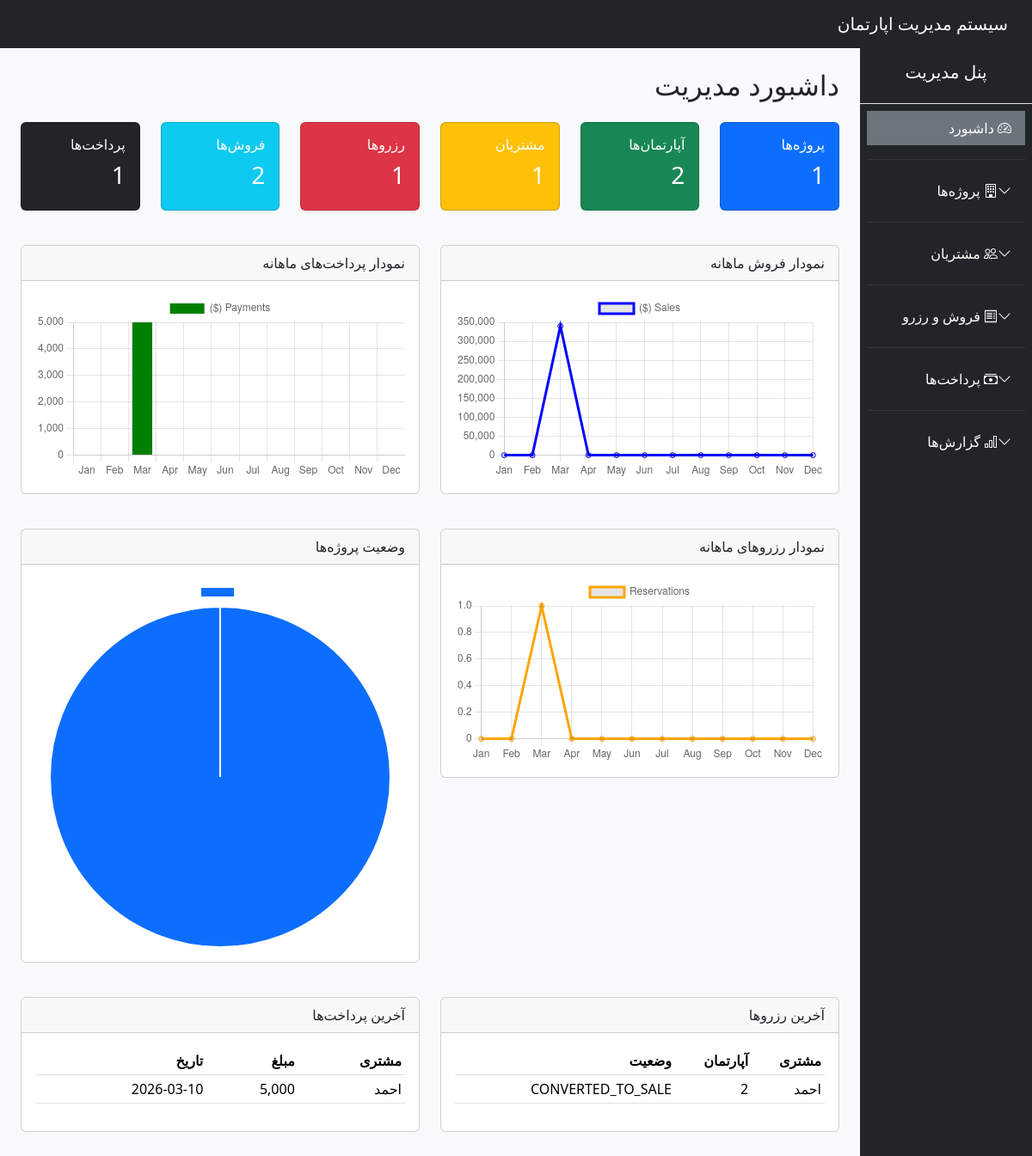
The page /public/?route=dashboard (signed in) on the database its author committed.
### tables this page shows
CREATE TABLE `reservations` (
  `id` int(11) NOT NULL,
  `apartment_id` int(11) NOT NULL,
  `customer_id` int(11) NOT NULL,
  `reserved_at` datetime NOT NULL DEFAULT current_timestamp(),
  `status` enum('ACTIVE','CANCELLED','CONVERTED_TO_SALE') DEFAULT 'ACTIVE',
  `created_at` datetime NOT NULL DEFAULT current_timestamp()
);

CREATE TABLE `customers` (
  `id` int(11) NOT NULL,
  `full_name` varchar(100) NOT NULL,
  `phone` varchar(50) DEFAULT NULL,
  `email` varchar(100) DEFAULT NULL,
  `national_id` varchar(50) DEFAULT NULL,
  `created_at` timestamp NOT NULL DEFAULT current_timestamp()
);

CREATE TABLE `apartments` (
  `id` int(11) NOT NULL,
  `floor_id` int(11) NOT NULL,
  `apartment_number` varchar(50) NOT NULL,
  `area` float DEFAULT NULL,
  `rooms` int(11) DEFAULT NULL,
  `status` enum('COMPLETED','UNDER_CONSTRUCTION','NOT_STARTED') NOT NULL,
  `base_price` decimal(15,2) DEFAULT NULL,
  `estimated_total_cost` decimal(15,2) DEFAULT NULL,
  `spent_cost` decimal(15,2) DEFAULT 0.00,
  `created_at` timestamp NOT NULL DEFAULT current_timestamp()
);

CREATE TABLE `payments` (
  `id` int(11) NOT NULL,
  `ownership_id` int(11) NOT NULL,
  `amount` decimal(15,2) NOT NULL,
  `payment_date` date NOT NULL,
  `method` varchar(50) DEFAULT NULL,
  `description` text DEFAULT NULL
);

### app/core/Controller.php (called while the page is built, shortened)
<?php
class Controller {
    protected function view($view, $data = []) {
        extract($data);
        require "../app/views/$view.php";
    }
    protected function model($model) {
        return new $model;
    }
}

### app/controllers/DashboardController.php (called while the page is built, shortened)
<?php
class DashboardController extends Controller
{
    public function index()
    {
        $projectModel = $this->model("Project");
        $apartmentModel = $this->model("Apartment");
        $customerModel = $this->model("Customer");
        $reservationModel = $this->model("Reservation");
        $ownershipModel = $this->model("Ownership");
        $paymentModel = $this->model("Payment");
        $stats = [
            'projects' => count($projectModel->all()),
            'apartments' => count($apartmentModel->all()),
            'customers' => count($customerModel->all()),
            'reservations' => count($reservationModel->all()),
            'sales' => count($ownershipModel->all()),
            'payments' => count($paymentModel->all()),
        ];
        $salesByMonth = $ownershipModel->salesByMonth();
        $paymentsByMonth = $paymentModel->paymentsByMonth();
        $reservationsByMonth = $reservationModel->reservationsByMonth();
        $projectStatus = $projectModel->projectStatusStats();
        $recent_reservations = array_slice($reservationModel->all(), 0, 5);
        $recent_payments = array_slice($paymentModel->all(), 0, 5);
        $this->view("dashboard/index", compact(
            'stats',
            'salesByMonth',
            'paymentsByMonth',
            'reservationsByMonth',
            'projectStatus',
            'recent_reservations',
            'recent_payments',
            'page_title'
        ));
    }
}

### public/index.php (called while the page is built, shortened)
<?php
require_once "../app/core/Database.php";
require_once "../app/core/Controller.php";
require_once "../app/core/Model.php";
require_once "../routes/web.php";

### config/config.php (called while the page is built)
<?php
return [
    'db' => [
        'host' => 'localhost',
        'dbname' => 'apartment_system',
        'user' => 'root',
        'pass' => ''
    ]
];

### app/core/Database.php (called while the page is built, shortened)
<?php
class Database {
    private static $instance = null;
    private function __construct() {
        $config = require __DIR__ . '/../../config/config.php';
        $dsn = "mysql:host={$config['db']['host']};dbname={$config['db']['dbname']};charset=utf8mb4";
        try {
            $this->pdo = new PDO($dsn, $config['db']['user'], $config['db']['pass']);
        } catch (PDOException $e) {
            die("DB Connection Failed: " . $e->getMessage());
        }
    }
    public static function connect() {
        if (self::$instance === null) {
            self::$instance = new Database();
        }
        return self::$instance->pdo;
    }
}

### app/core/Model.php (called while the page is built, shortened)
<?php
class Model {
    public function __construct() {
        $this->db = Database::connect();
    }
}

### app/models/Project.php (called while the page is built, shortened)
<?php
class Project extends Model
{
    protected $table = 'projects';
    public function all()
    {
        $stmt = $this->db->query("SELECT * FROM {$this->table} ORDER BY id DESC");
        return $stmt->fetchAll(PDO::FETCH_ASSOC);
    }
    public function projectStatusStats()
    {
        $sql = "SELECT status, COUNT(*) AS total FROM projects GROUP BY status";
        return $this->db->query($sql)->fetchAll(PDO::FETCH_ASSOC);
    }
}

### app/models/Apartment.php (called while the page is built, shortened)
<?php
class Apartment extends Model
{
    public function all()
    {
        $sql = "SELECT a.*,
                       f.floor_number,
                       b.name AS block_name,
                       p.name AS project_name
                FROM apartments a
                JOIN floors f ON a.floor_id = f.id
                JOIN blocks b ON f.block_id = b.id
                JOIN projects p ON b.project_id = p.id
                ORDER BY a.id DESC";
        return $this->db->query($sql)->fetchAll(PDO::FETCH_ASSOC);
    }
}

### app/models/Customer.php (called while the page is built, shortened)
<?php
class Customer extends Model
{
    protected $table = 'customers';
    public function all()
    {
        $stmt = $this->db->query("SELECT * FROM {$this->table} ORDER BY id DESC");
        return $stmt->fetchAll(PDO::FETCH_ASSOC);
    }
}

### app/models/Reservation.php (called while the page is built, shortened)
<?php
class Reservation extends Model
{
    public function all()
    {
        $sql = "SELECT r.*,
                       c.full_name AS customer_name,
                       a.apartment_number,
                       f.floor_number,
                       b.name AS block_name,
                       p.name AS project_name
                FROM reservations r
                JOIN customers c ON r.customer_id = c.id
                JOIN apartments a ON r.apartment_id = a.id
                JOIN floors f ON a.floor_id = f.id
                JOIN blocks b ON f.block_id = b.id
                JOIN projects p ON b.project_id = p.id
                ORDER BY r.id DESC";
        return $this->db->query($sql)->fetchAll(PDO::FETCH_ASSOC);
    }
    public function reservationsByMonth()
    {
        $sql = "SELECT
                    MONTH(created_at) AS month,
                    COUNT(*) AS total_reservations
                FROM reservations
                GROUP BY MONTH(created_at)
                ORDER BY MONTH(created_at)";
        return $this->db->query($sql)->fetchAll(PDO::FETCH_ASSOC);
    }
}

### app/models/Ownership.php (called while the page is built, shortened)
<?php
class Ownership extends Model
{
    public function all()
    {
        $sql = "SELECT o.*,
                       c.full_name AS customer_name,
                       a.apartment_number,
                       f.floor_number,
                       b.name AS block_name,
                       p.name AS project_name
                FROM ownerships o
                JOIN customers c ON o.customer_id = c.id
                JOIN apartments a ON o.apartment_id = a.id
                JOIN floors f ON a.floor_id = f.id
                JOIN blocks b ON f.block_id = b.id
                JOIN projects p ON b.project_id = p.id
                ORDER BY o.id DESC";
        return $this->db->query($sql)->fetchAll(PDO::FETCH_ASSOC);
    }
    public function salesByMonth()
    {
        $sql = "SELECT
                    MONTH(sale_date) AS month,
                    COUNT(*) AS total_sales,
                    SUM(sale_price) AS total_amount
                FROM ownerships
                GROUP BY MONTH(sale_date)
                ORDER BY MONTH(sale_date)";
        return $this->db->query($sql)->fetchAll(PDO::FETCH_ASSOC);
    }
}

### app/models/Payment.php (called while the page is built, shortened)
<?php
class Payment extends Model
{
    public function all()
    {
        $sql = "SELECT p.*,
                       o.sale_price,
                       c.full_name AS customer_name,
                       a.apartment_number
                FROM payments p
                JOIN ownerships o ON p.ownership_id = o.id
                JOIN customers c ON o.customer_id = c.id
                JOIN apartments a ON o.apartment_id = a.id
                ORDER BY p.id DESC";
        return $this->db->query($sql)->fetchAll(PDO::FETCH_ASSOC);
    }
    public function paymentsByMonth()
    {
        $sql = "SELECT
                    MONTH(payment_date) AS month,
                    SUM(amount) AS total_amount
                FROM payments
                GROUP BY MONTH(payment_date)
                ORDER BY MONTH(payment_date)";
        return $this->db->query($sql)->fetchAll(PDO::FETCH_ASSOC);
    }
}

### app/views/dashboard/index.php (the view, shortened to what this page needs)
<?php require "../app/views/layouts/header.php"; ?>
<?php require "../app/views/layouts/sidebar.php"; ?>
<?php
$months = ["Jan","Feb","Mar","Apr","May","Jun","Jul","Aug","Sep","Oct","Nov","Dec"];
$salesData = array_fill(1, 12, 0);
foreach ($salesByMonth as $row) {
    $salesData[$row['month']] = (float)$row['total_amount'];
}
$paymentData = array_fill(1, 12, 0);
foreach ($paymentsByMonth as $row) {
    $paymentData[$row['month']] = (float)$row['total_amount'];
}
$reservationData = array_fill(1, 12, 0);
foreach ($reservationsByMonth as $row) {
    $reservationData[$row['month']] = (int)$row['total_reservations'];
}
?>
<h2 class="mb-4">داشبورد مدیریت</h2>
<div class="row mb-4">
    <div class="col-md-2">
        <div class="card text-white bg-primary mb-3">
            <div class="card-body">
                <h6 class="card-title">پروژه‌ها</h6>
                <h3><?= $stats['projects'] ?></h3>
            </div>
        </div>
    </div>
    <div class="col-md-2">
        <div class="card text-white bg-success mb-3">
            <div class="card-body">
                <h6 class="card-title">آپارتمان‌ها</h6>
                <h3><?= $stats['apartments'] ?></h3>
            </div>
        </div>
    </div>
    <div class="col-md-2">
        <div class="card text-white bg-warning mb-3">
            <div class="card-body">
                <h6 class="card-title">مشتریان</h6>
                <h3><?= $stats['customers'] ?></h3>
            </div>
        </div>
    </div>
    <div class="col-md-2">
        <div class="card text-white bg-danger mb-3">
            <div class="card-body">
                <h6 class="card-title">رزروها</h6>
                <h3><?= $stats['reservations'] ?></h3>
            </div>
        </div>
    </div>
    <div class="col-md-2">
        <div class="card text-white bg-info mb-3">
            <div class="card-body">
                <h6 class="card-title">فروش‌ها</h6>
                <h3><?= $stats['sales'] ?></h3>
            </div>
        </div>
    </div>
    <div class="col-md-2">
        <div class="card text-white bg-dark mb-3">
            <div class="card-body">
                <h6 class="card-title">پرداخت‌ها</h6>
                <h3><?= $stats['payments'] ?></h3>
            </div>
        </div>
    </div>
</div>
<div class="row mb-4">
    <div class="col-md-6 mb-3">
        <div class="card">
            <div class="card-header">نمودار فروش ماهانه</div>
            <div class="card-body">
                <canvas id="salesChart"></canvas>
            </div>
        </div>
    </div>
    <div class="col-md-6 mb-3">
        <div class="card">
            <div class="card-header">نمودار پرداخت‌های ماهانه</div>
            <div class="card-body">
                <canvas id="paymentsChart"></canvas>
            </div>
        </div>
    </div>
</div>
<div class="row mb-4">
    <div class="col-md-6 mb-3">
        <div class="card">
            <div class="card-header">نمودار رزروهای ماهانه</div>
            <div class="card-body">
                <canvas id="reservationsChart"></canvas>
            </div>
        </div>
    </div>
    <div class="col-md-6 mb-3">
        <div class="card">
            <div class="card-header">وضعیت پروژه‌ها</div>
            <div class="card-body">
                <canvas id="projectStatusChart"></canvas>
            </div>
        </div>
    </div>
</div>
<div class="row mb-4">
    <div class="col-md-6">
        <div class="card">
            <div class="card-header">آخرین رزروها</div>
            <div class="card-body">
                <table class="table table-sm">
                    <thead>
                        <tr>
                            <th>مشتری</th>
                            <th>آپارتمان</th>
                            <th>وضعیت</th>
                        </tr>
                    </thead>
                    <tbody>
                    <?php foreach ($recent_reservations as $r): ?>
                        <tr>
                            <td><?= $r['customer_name'] ?></td>
                            <td><?= $r['apartment_number'] ?></td>
                            <td><?= $r['status'] ?></td>
                        </tr>
                    <?php endforeach; ?>
                    </tbody>
                </table>
            </div>
        </div>
    </div>
    <div class="col-md-6">
        <div class="card">
            <div class="card-header">آخرین پرداخت‌ها</div>
            <div class="card-body">
                <table class="table table-sm">
                    <thead>
                        <tr>
                            <th>مشتری</th>
                            <th>مبلغ</th>
                            <th>تاریخ</th>
                        </tr>
                    </thead>
                    <tbody>
                    <?php foreach ($recent_payments as $p): ?>
                        <tr>
                            <td><?= $p['customer_name'] ?></td>
                            <td><?= number_format($p['amount']) ?></td>
                            <td><?= $p['payment_date'] ?></td>
                        </tr>
                    <?php endforeach; ?>
                    </tbody>
                </table>
            </div>
        </div>
    </div>
</div>
<script>
const months = <?= json_encode($months) ?>;
// فروش
new Chart(document.getElementById('salesChart'), {
    type: 'line',
    data: {
        labels: months,
        datasets: [{
            label: "Sales ($)",
            data: <?= json_encode(array_values($salesData)) ?>,
            borderColor: "blue",
            fill: false
        }]
    }
});
// پرداخت‌ها
new Chart(document.getElementById('paymentsChart'), {
    type: 'bar',
    data: {
        labels: months,
        datasets: [{
            label: "Payments ($)",
            data: <?= json_encode(array_values($paymentData)) ?>,
            backgroundColor: "green"
        }]
    }
});
// رزروها
new Chart(document.getElementById('reservationsChart'), {
    type: 'line',
    data: {
        labels: months,
        datasets: [{
            label: "Reservations",
            data: <?= json_encode(array_values($reservationData)) ?>,
            borderColor: "orange",
            fill: false
        }]
    }
});
// وضعیت پروژه‌ها
new Chart(document.getElementById('projectStatusChart'), {
    type: 'pie',
    data: {
        labels: <?= json_encode(array_column($projectStatus, 'status')) ?>,
        datasets: [{
            data: <?= json_encode(array_column($projectStatus, 'total')) ?>,
            backgroundColor: ["#0d6efd","#198754","#dc3545","#ffc107"]
        }]
    }
});
</script>
<?php require "../app/views/layouts/footer.php"; ?>

### rows shown on the page
reservations: customer.full_name "احمد", apartment.apartment_number "2", status "CONVERTED_TO_SALE"
payments: customers.full_name "احمد", amount "5,000", payment_date "2026-03-10"

### other values the page prints
$stats['projects'] "1"
$stats['apartments'] "2"
$stats['customers'] "1"
$stats['reservations'] "1"
$stats['sales'] "2"
$stats['payments'] "1"
chart data {{ json_encode($months) }} ["Jan","Feb","Mar","Apr","May","Jun","Jul","Aug","Sep","Oct","Nov","Dec"]
chart data {{ json_encode(array_values($salesData)) }} [0,0,340000,0,0,0,0,0,0,0,0,0]
chart data {{ json_encode(array_values($paymentData)) }} [0,0,5000,0,0,0,0,0,0,0,0,0]
chart data {{ json_encode(array_values($reservationData)) }} [0,0,1,0,0,0,0,0,0,0,0,0]
